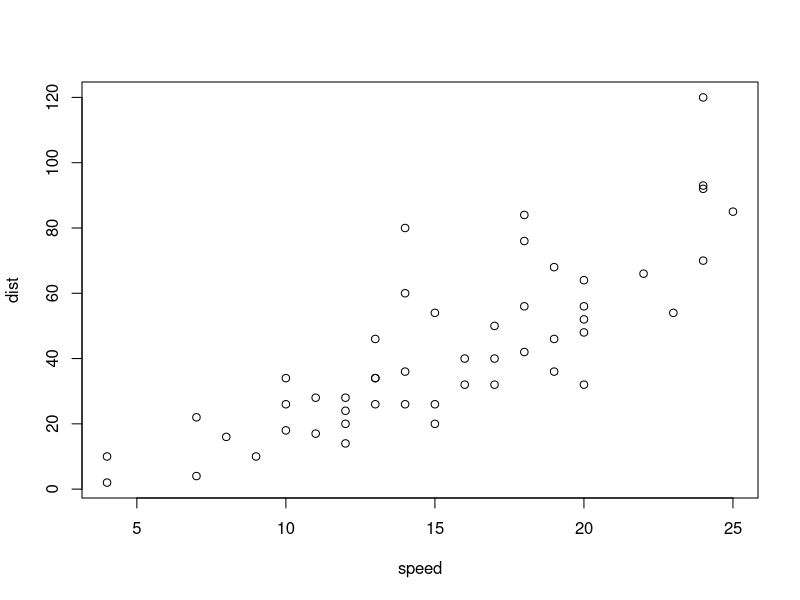
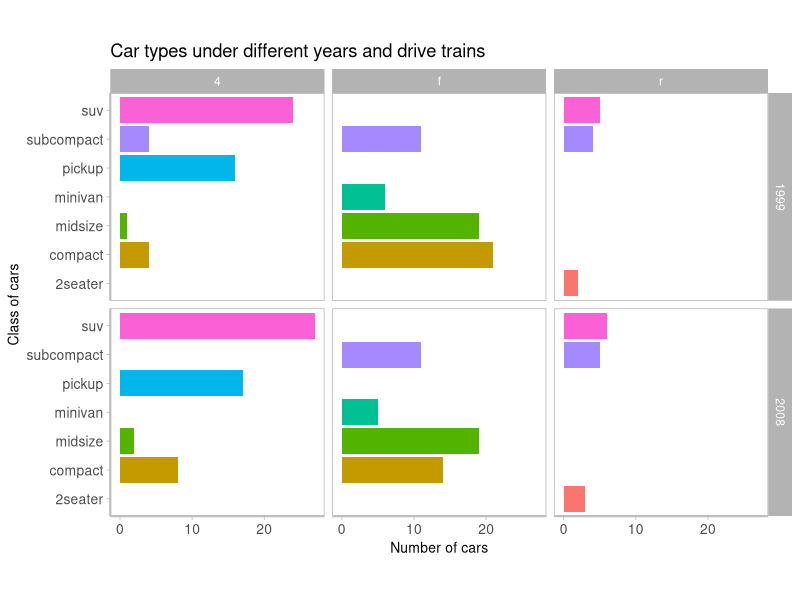

R code for these plots, in order:
## ---- chunk 1
summary(cars)

## ---- chunk 2
plot(cars)
## ---- chunk 3
summary(iris)
## ---- chunk 4
summary(LifeCycleSavings)
## ---- chunk 5
library(ggplot2)
ggplot(mpg) + 
    geom_bar(aes(y = class, fill = class)) + 
    facet_grid(year ~ drv) +
    scale_fill_hue() +
    labs( x = "Number of cars",
          y = "Class of cars",
          title = "Car types under different years and drive trains") +
    coord_fixed(4) +
    theme_light() +
    theme(
      legend.position = "none",
      axis.line = element_line(linewidth = 0.75),
      axis.line.x.bottom = element_line(colour = "grey"),
      axis.line.y.left = element_line(colour = "grey"),
      axis.title = element_text(size = 10),
      axis.text = element_text(size = 10),
      panel.grid.major = element_blank(),
      panel.grid.minor = element_blank()
    )
